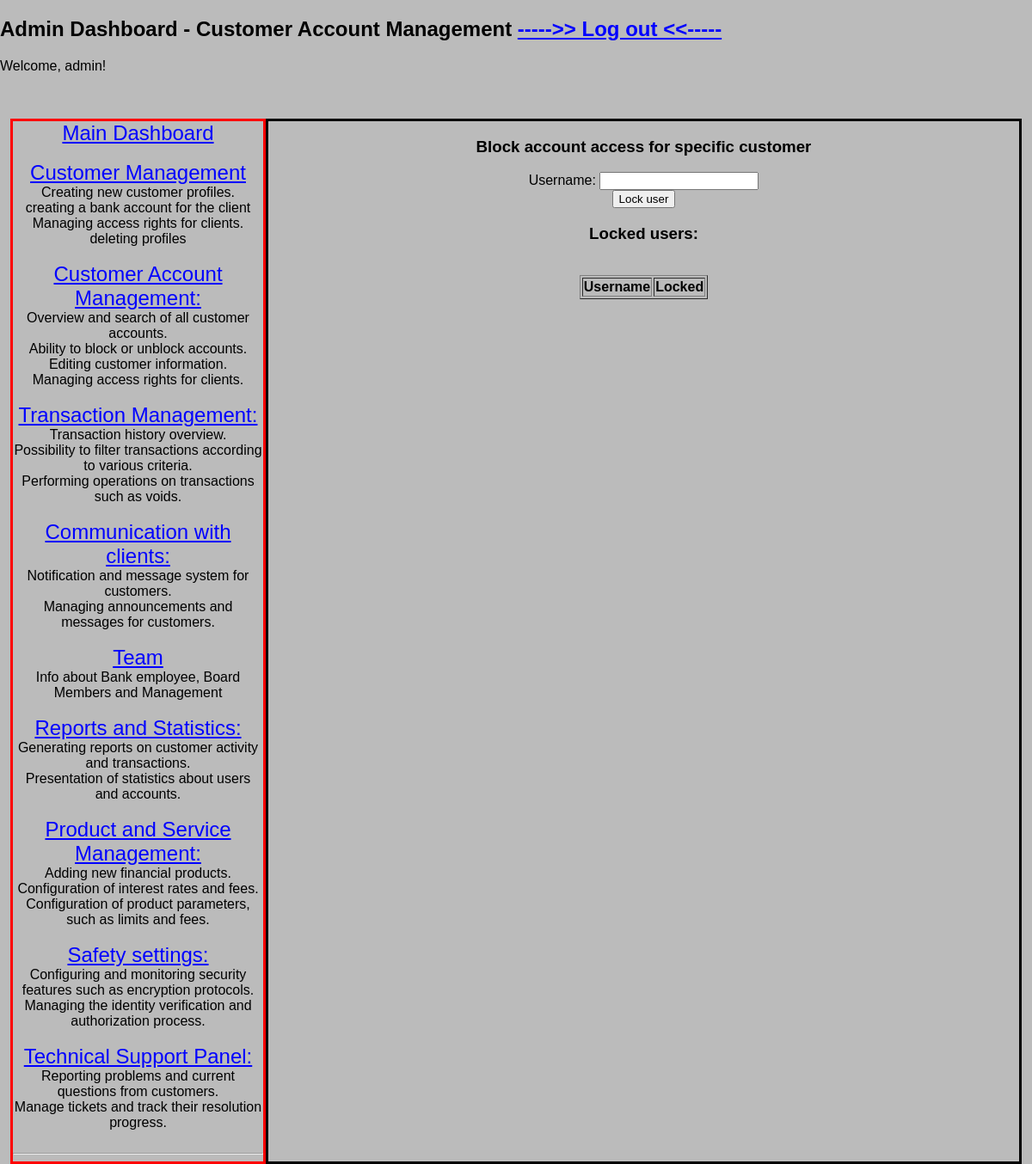
The page /admin_dashboard_cam (signed in) on the database as committed earlier.
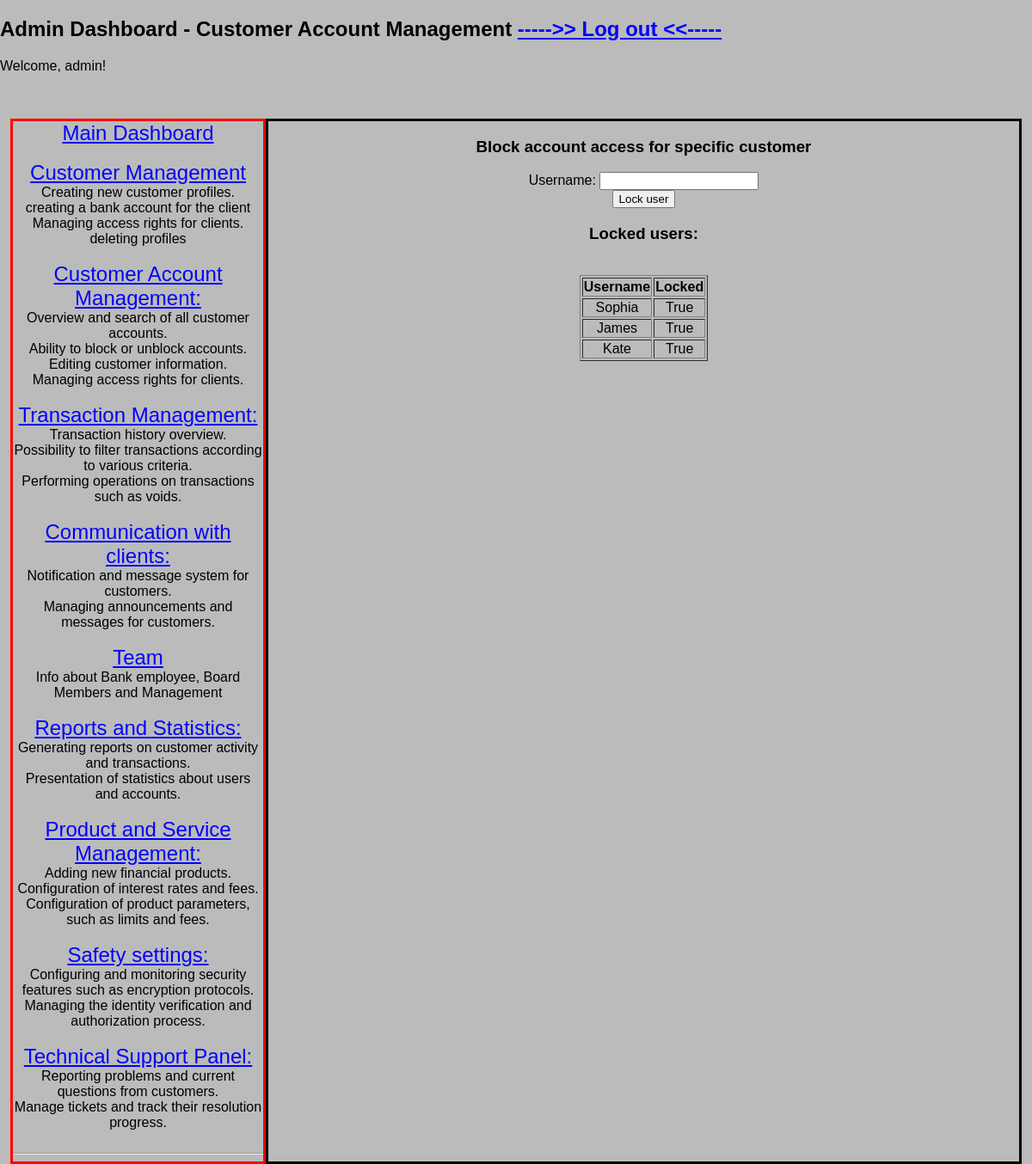
The same page on the database as committed later.
### models/models.py (models this page shows)
class LockedUsers(db.Model):
    id = db.Column(db.Integer, primary_key=True)
    is_account_locked = db.Column(db.Boolean, default = True)
    username = db.Column(db.String(50), unique=True, nullable=False)

### app.py (the view)
@app.route('/admin_dashboard_cam', methods=['GET', 'POST'])
@login_required
@admin_required
def admin_dashboard_cam():
    all_users = Users.query.all()
    all_locked_users = LockedUsers.query.all()
    return render_template('admin_dashboard_cam.html', all_users=all_users, all_locked_users = all_locked_users)

### app.py (called while the page is built)
@app.before_request
def initialize_database():
    db.create_all()
    session.permanent = True

@login_manager.user_loader
def load_user(user_id):
    return Users.query.get(int(user_id))

def admin_required(func):
    @wraps(func)
    def decorated_view(*args, **kwargs):
        if not current_user.is_authenticated or current_user.role != 'admin':
            abort(403)  # Zwraca błąd 403 Forbidden, jeśli użytkownik nie jest adminem
        return func(*args, **kwargs)
    return decorated_view

### templates/admin_dashboard_cam.html (shortened to what this page needs)
{% extends 'base_admin.html' %}
{% block subtitle %} - Customer Account Management{% endblock %}
{% block content %}
<h3>Block account access for specific customer</h3>
<form action="{{ url_for('block_customer') }}" method="post" role="form">
    <label for="username">Username:</label>
    <input type="text" id="username" name="username" required><br>
    <input type="submit" value="Lock user">
</form>
<h3>Locked users:</h3> <br>
        <table border="1" align="center">
            <thead>
            <tr>
                <th>Username</th>
                <th>Locked </th>
            </tr>
            </thead>
            <tbody>
            {% for user in all_locked_users %}
                <tr>
                <td>{{ user.username }}</td>
                <td>{{ user.is_account_locked }}</td>
                </tr>
            {% endfor %}
            </tbody>
        </table>
{% endblock %}

Rows that differ between the two databases and show on the page:
added LockedUsers: username "Sophia", is_account_locked "True"
added LockedUsers: username "James", is_account_locked "True"
added LockedUsers: username "Kate", is_account_locked "True"
